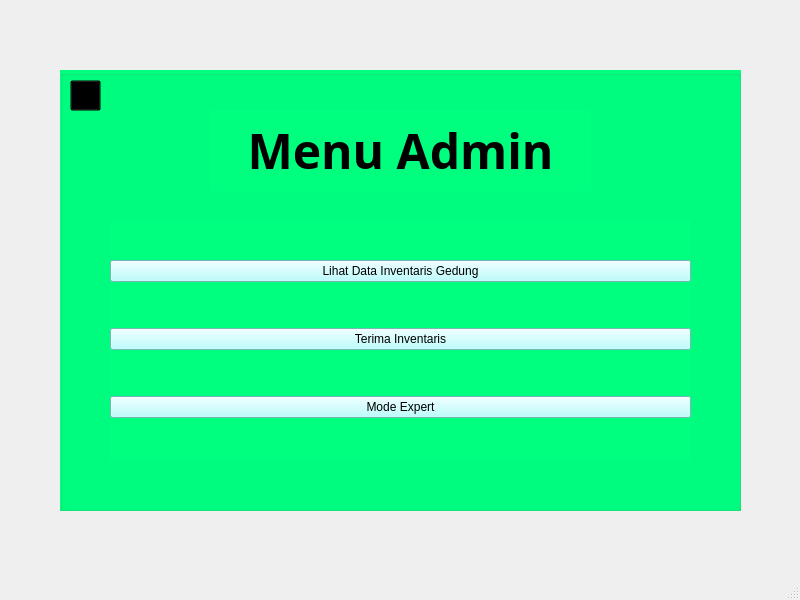
<?xml version="1.0" encoding="UTF-8"?>
<ui version="4.0">
 <class>MenuAdmin</class>
 <widget class="QMainWindow" name="MenuAdmin">
  <property name="geometry">
   <rect>
    <x>0</x>
    <y>0</y>
    <width>800</width>
    <height>600</height>
   </rect>
  </property>
  <property name="windowTitle">
   <string>MenuAdmin</string>
  </property>
  <widget class="QWidget" name="centralwidget">
   <widget class="QGroupBox" name="groupBox">
    <property name="geometry">
     <rect>
      <x>60</x>
      <y>70</y>
      <width>681</width>
      <height>441</height>
     </rect>
    </property>
    <property name="styleSheet">
     <string notr="true">background-color: rgb(0, 255, 127);</string>
    </property>
    <property name="title">
     <string/>
    </property>
    <widget class="QLabel" name="label">
     <property name="geometry">
      <rect>
       <x>150</x>
       <y>40</y>
       <width>381</width>
       <height>81</height>
      </rect>
     </property>
     <property name="font">
      <font>
       <family>Adobe Gothic Std B</family>
       <pointsize>36</pointsize>
       <weight>75</weight>
       <bold>true</bold>
      </font>
     </property>
     <property name="text">
      <string>Menu Admin</string>
     </property>
     <property name="alignment">
      <set>Qt::AlignCenter</set>
     </property>
    </widget>
    <widget class="QWidget" name="verticalLayoutWidget">
     <property name="geometry">
      <rect>
       <x>50</x>
       <y>150</y>
       <width>581</width>
       <height>241</height>
      </rect>
     </property>
     <layout class="QVBoxLayout" name="verticalLayout">
      <item>
       <widget class="QPushButton" name="Lihat">
        <property name="styleSheet">
         <string notr="true">background-color: rgb(170, 255, 255);
gridline-color: rgb(0, 0, 0);
selection-color: rgb(255, 255, 255);
selection-background-color: rgb(255, 255, 255);</string>
        </property>
        <property name="text">
         <string>Lihat Data Inventaris Gedung</string>
        </property>
       </widget>
      </item>
      <item>
       <widget class="QPushButton" name="PerolehanBarang">
        <property name="styleSheet">
         <string notr="true">background-color: rgb(170, 255, 255);
gridline-color: rgb(0, 0, 0);
selection-color: rgb(255, 255, 255);
selection-background-color: rgb(255, 255, 255);</string>
        </property>
        <property name="text">
         <string>Terima Inventaris</string>
        </property>
       </widget>
      </item>
      <item>
       <widget class="QPushButton" name="Expert">
        <property name="styleSheet">
         <string notr="true">background-color: rgb(170, 255, 255);
gridline-color: rgb(0, 0, 0);
selection-color: rgb(255, 255, 255);
selection-background-color: rgb(255, 255, 255);</string>
        </property>
        <property name="text">
         <string>Mode Expert</string>
        </property>
       </widget>
      </item>
     </layout>
    </widget>
    <widget class="QPushButton" name="BackButton">
     <property name="geometry">
      <rect>
       <x>10</x>
       <y>10</y>
       <width>31</width>
       <height>31</height>
      </rect>
     </property>
     <property name="font">
      <font>
       <kerning>false</kerning>
      </font>
     </property>
     <property name="cursor">
      <cursorShape>ArrowCursor</cursorShape>
     </property>
     <property name="mouseTracking">
      <bool>false</bool>
     </property>
     <property name="autoFillBackground">
      <bool>false</bool>
     </property>
     <property name="styleSheet">
      <string notr="true">color: rgb(170, 255, 255);
background-color: transparent;
</string>
     </property>
     <property name="text">
      <string/>
     </property>
    </widget>
    <widget class="QLabel" name="BackIcon">
     <property name="geometry">
      <rect>
       <x>10</x>
       <y>10</y>
       <width>31</width>
       <height>31</height>
      </rect>
     </property>
     <property name="text">
      <string/>
     </property>
     <property name="pixmap">
      <pixmap>icon/LogOut.png</pixmap>
     </property>
     <property name="scaledContents">
      <bool>true</bool>
     </property>
    </widget>
    <zorder>label</zorder>
    <zorder>verticalLayoutWidget</zorder>
    <zorder>BackIcon</zorder>
    <zorder>BackButton</zorder>
   </widget>
  </widget>
  <widget class="QStatusBar" name="statusbar"/>
 </widget>
 <resources/>
 <connections/>
</ui>
